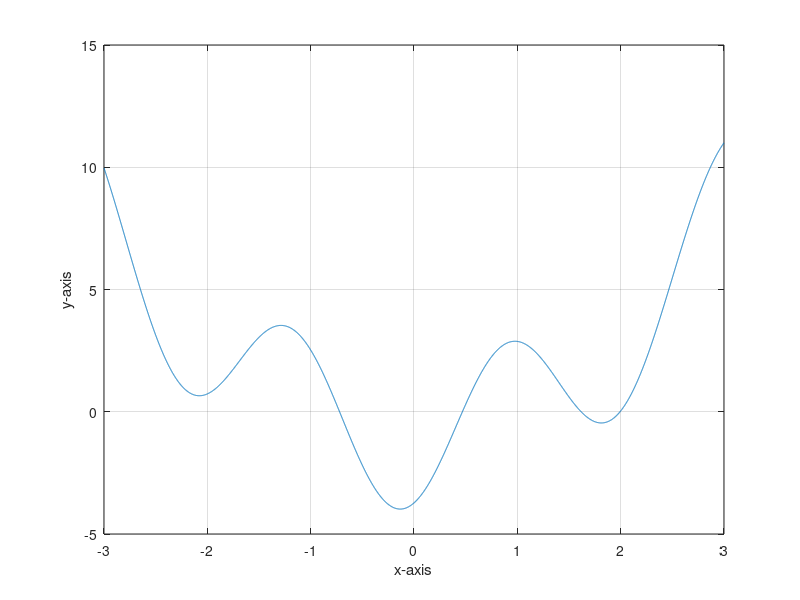

The MATLAB source for this figure: (Note: this script raises an error after producing the figure.)
format long

x = [-3:0.001:3];
y = x.^2-3.*sin(3.*x+2) - 1;

plot(x,y);
hold;
grid on;
xlabel('x-axis');
ylabel('y-axis');
xline(0,'r');
yline(0,'r');
